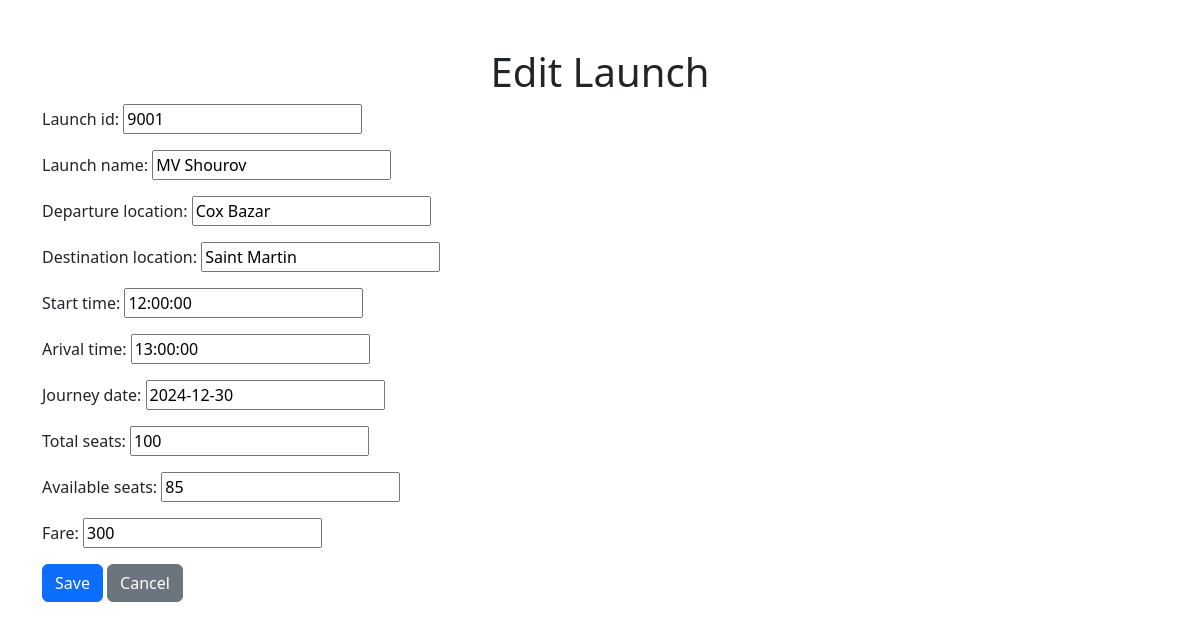
Screenshot of /ad_edit_launch/9001/ with the database file from the repository.
### myapp/models.py (models this page shows, shortened)
class Launch(models.Model):
    launch_id=models.CharField(max_length=10, primary_key=True)
    launch_name=models.CharField(max_length=255)
    departure_location=models.CharField(max_length=255)
    destination_location=models.CharField(max_length=255)
    start_time=models.TimeField()
    arival_time=models.TimeField()
    journey_date=models.DateField()
    total_seats=models.IntegerField()
    available_seats=models.IntegerField()
    fare=models.IntegerField()

### myapp/views.py (the view)
# urls.py: path('ad_edit_launch/<int:launch_id>/', views.ad_edit_launch, name='ad_edit_launch'),
def ad_edit_launch(request, launch_id):
    launch = get_object_or_404(Launch, launch_id=launch_id)
    if request.method == 'POST':
        form = LaunchForm(request.POST, instance=launch)
        if form.is_valid():
            form.save()
            messages.success(request, "Launch has been updated successfully!")
            return redirect('adminn_launch')
    else:
        form = LaunchForm(instance=launch)
    return render(request, 'ad_edit_launch.html', {'form': form})

### myapp/forms.py
class LaunchForm(forms.ModelForm): #Change to Launch Accordingly
    class Meta:
        model = Launch
        fields = ['launch_id','launch_name',  'departure_location', 'destination_location','start_time','arival_time','journey_date','total_seats','available_seats','fare']

### myapp/templates/ad_edit_launch.html (shortened to what this page needs)
<!DOCTYPE html>
<html lang="en">
<head>
    <link href="https://cdn.jsdelivr.net/npm/bootstrap@5.3.0-alpha3/dist/css/bootstrap.min.css" rel="stylesheet">
</head>
<body>
    <div class="container mt-5">
        <h1 class="text-center">Edit Launch</h1>
        <form method="post">
            {{ form.as_p }}
            <button type="submit" class="btn btn-primary">Save</button>
            <a href="{% url 'adminn_launch' %}" class="btn btn-secondary">Cancel</a>
        </form>
    </div>
</body>
</html>

### rows the page displays
Launch: launch_id "9001", launch_name "MV Shourov", departure_location "Cox Bazar", destination_location "Saint Martin", start_time "12:00:00", arival_time "13:00:00", journey_date "2024-12-30", total_seats "100", available_seats "85", fare "300"
